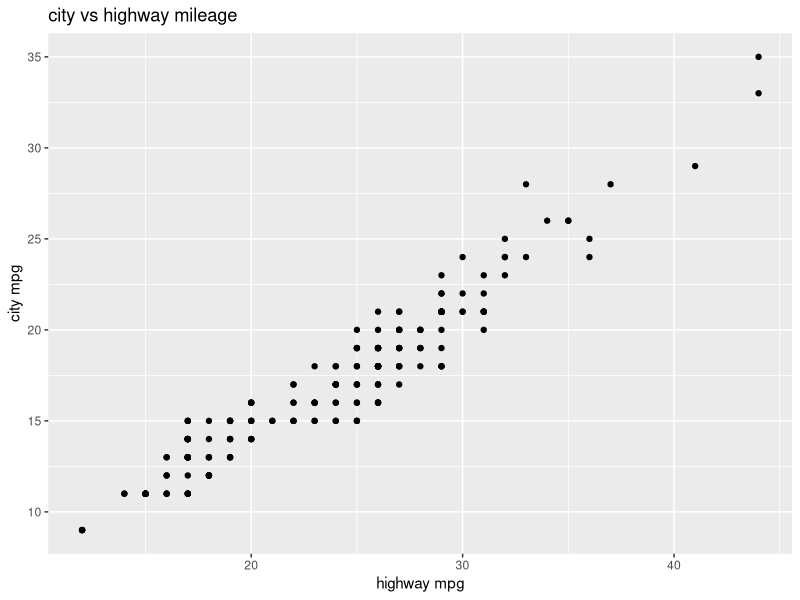
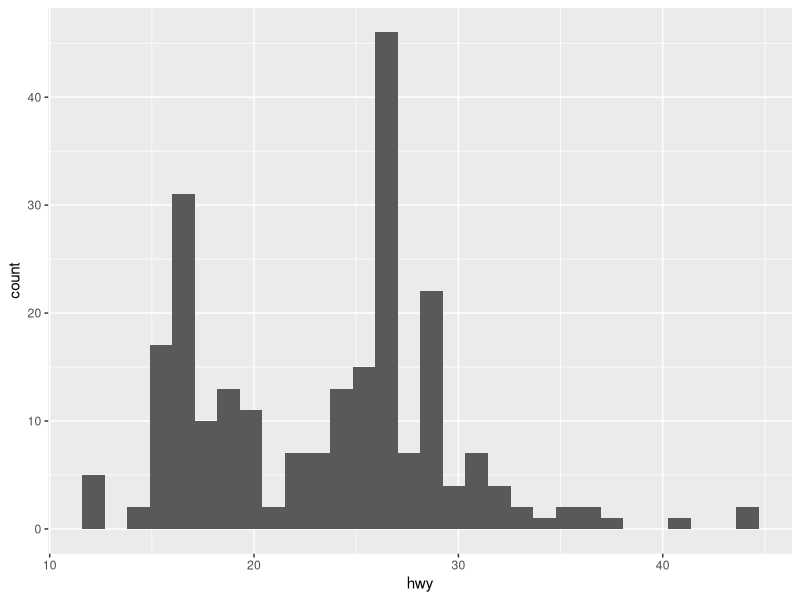
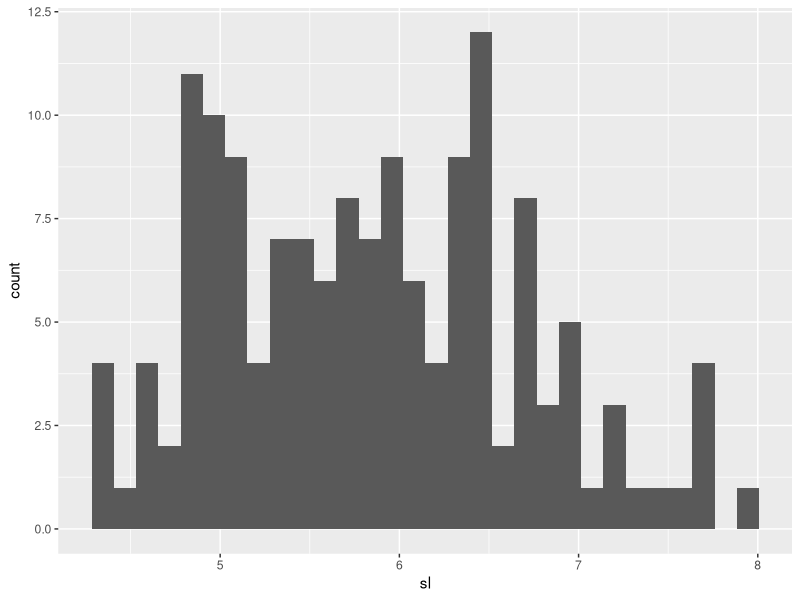
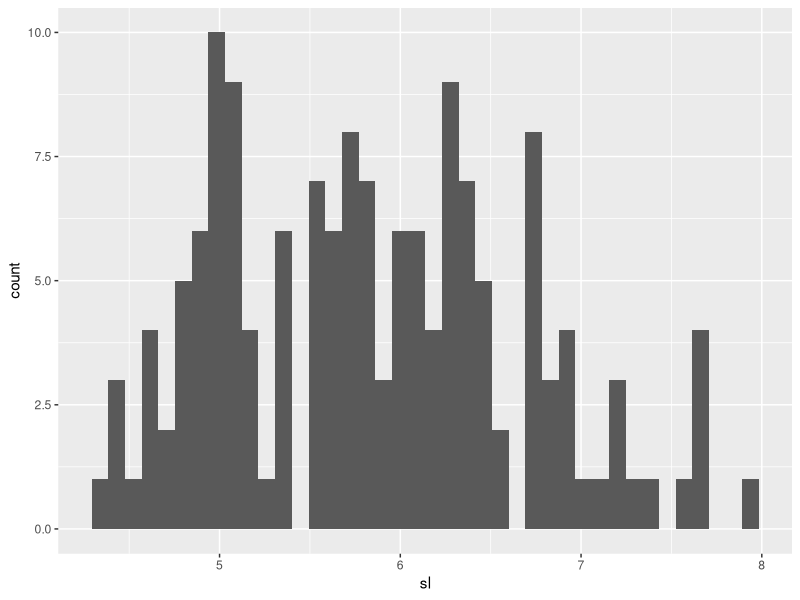
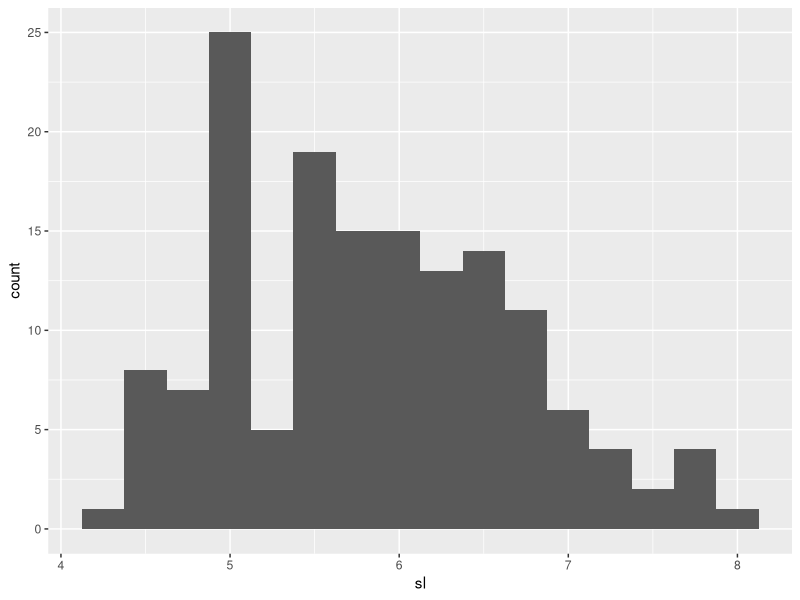
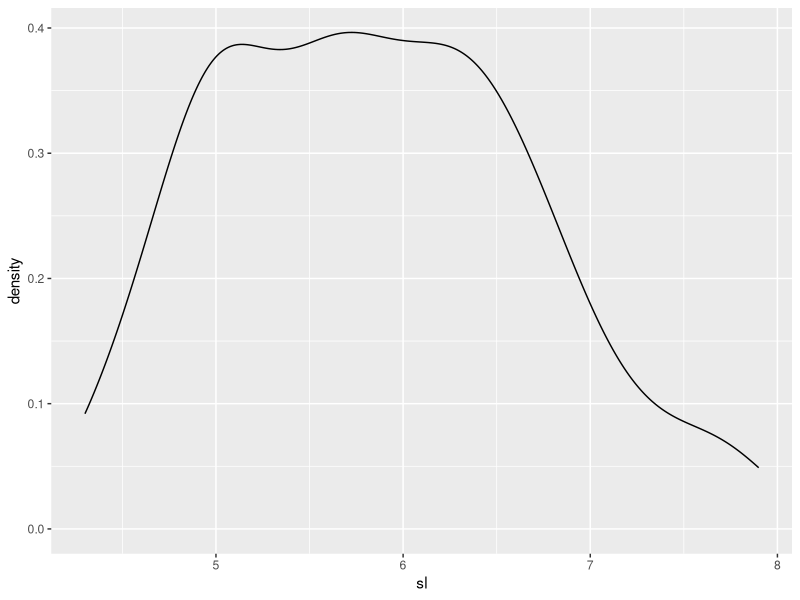
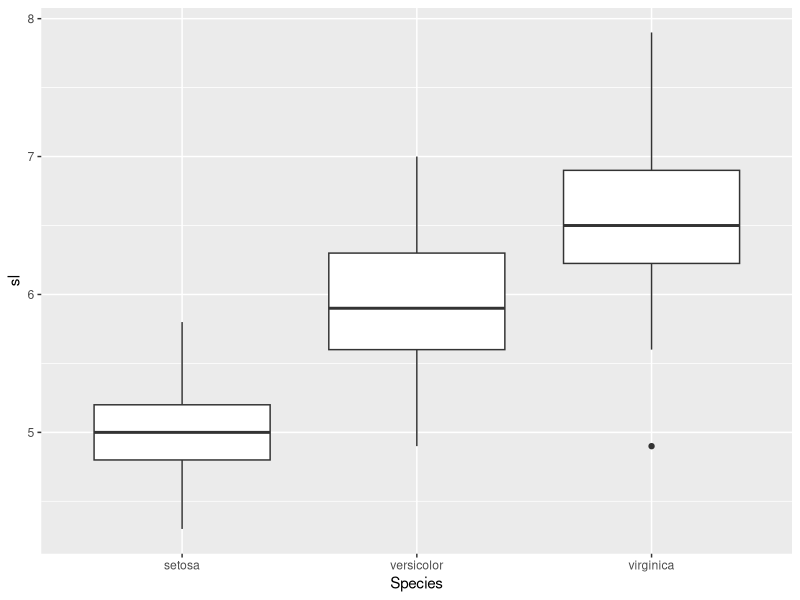
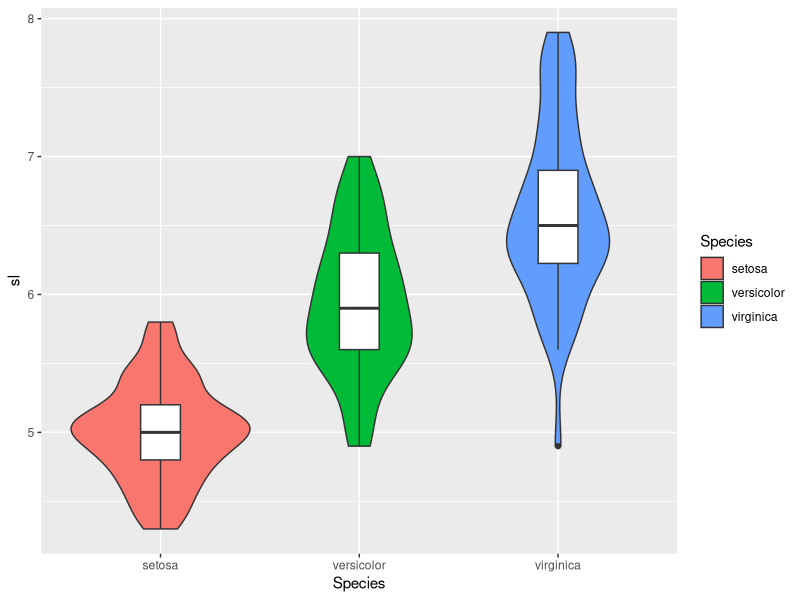

The R source for these figures, in order:
#install packages
#install.packages("ggplot2")

#load the packages
library(ggplot2)

str(mpg)
ggplot(data = mpg, aes(x= hwy, y= cty ) ) + geom_point() + labs(
  x= "highway mpg",
  y= "city mpg",
  title= "city vs highway mileage"
)

ggplot(data = mpg, aes( x= hwy)) + geom_histogram()

str(iris)

sl <- iris$Sepal.Length

ggplot(data = iris, aes(x= sl)) + geom_histogram()

# we can set number of bars with bins

ggplot(data = iris, aes(x= sl)) + geom_histogram(bins =40)

#we can also change size
ggplot(data = iris, aes(x= sl)) + geom_histogram(binwidth =0.25)

#densityplot

ggplot(data = iris, aes(x= sl)) + geom_density()

#boxplot 
ggplot(data = iris, aes(y= sl, x = Species)) + geom_boxplot()


#violin

ggplot(data = iris, aes(y= sl, x = Species)) + geom_violin(aes(fill=Species)) + geom_boxplot(width = 0.2)

ggplot(data = iris, aes(y= sl, x = Species)) + geom_point() + geom_jitter(width= 0.25)

ggplot(data = iris, aes(y= sl, x = Sepal.Width)) + geom_line(stat = "summary", fun = "mean") + geom_smooth(se = F)


#factor

iris$Species<- factor(iris$Species, c("versicolor","setosa","virginica"))

ggplot(data = iris, aes(y= sl, x = Species)) + geom_point() +

scale_color_manual(values = c("violet","lightpink","red"))









